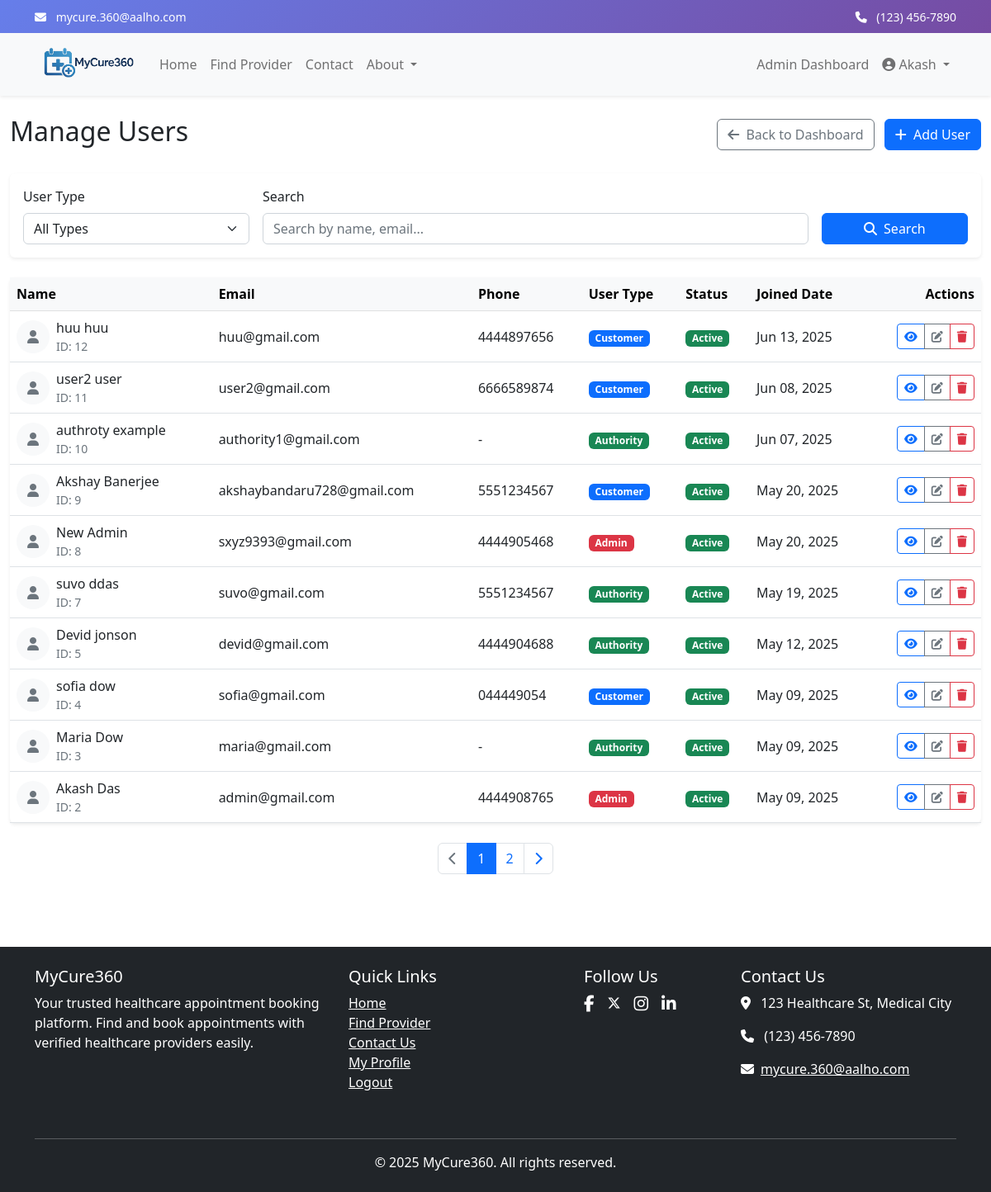
The app's page /adminpanel/users/ (signed in) with its own data.
### accounts/models.py (models this page shows, shortened)
class User(AbstractUser):
    USER_TYPE_CHOICES = (
        ('CUSTOMER', 'Customer'),
        ('AUTHORITY', 'Authority'),
        ('ADMIN', 'Admin'),
    )
    GENDER_CHOICES = (
        ('M', 'Male'),
        ('F', 'Female'),
        ('O', 'Other'),
        ('P', 'Prefer not to say'),
    )
    username = None
    email = models.EmailField(_('email address'), unique=True)
    phone_number = models.CharField(max_length=15, blank=True, null=True)
    user_type = models.CharField(max_length=10, choices=USER_TYPE_CHOICES, default='CUSTOMER')
    address = models.TextField(blank=True, null=True)
    date_of_birth = models.DateField(blank=True, null=True)
    gender = models.CharField(max_length=1, choices=GENDER_CHOICES, blank=True, null=True)
    age = models.PositiveIntegerField(blank=True, null=True)
    profile_picture = models.ImageField(upload_to='profile_pics/', blank=True, null=True)
    USERNAME_FIELD = 'email'
    REQUIRED_FIELDS = []
    objects = CustomUserManager()
    class Meta:
        db_table = 'users'
        verbose_name = 'User'
        verbose_name_plural = 'Users'

### adminpanel/views.py (the view, shortened to what this page needs)
# urls.py: path('users/', views.manage_users_view, name='manage_users'),
@login_required
@user_passes_test(is_admin)
def manage_users_view(request):
    users = User.objects.all().order_by('-date_joined')
    user_type = request.GET.get('user_type')
    if user_type:
        users = users.filter(user_type=user_type)
    search_query = request.GET.get('search')
    paginator = Paginator(users, 10)  # Show 10 users per page
    page_number = request.GET.get('page')
    users_page = paginator.get_page(page_number)
    context = {
        'users': users_page,
        'user_type': user_type,
        'search_query': search_query,
    }
    return render(request, 'adminpanel/manage_users.html', context)

### adminpanel/views.py (called while the page is built)
def is_admin(user):
    return user.is_authenticated and user.user_type == 'ADMIN'

### adminpanel/templates/adminpanel/manage_users.html (shortened to what this page needs)
{% extends 'base.html' %}
{% load static %}
{% block content %}
<div class="container-fluid py-4">
    <div class="d-flex justify-content-between align-items-center mb-4">
        <h1 class="h2">Manage Users</h1>
        <div>
            <a href="{% url 'admin_dashboard' %}" class="btn btn-outline-secondary me-2">
                <i class="fas fa-arrow-left me-1"></i> Back to Dashboard
            </a>
            <a href="{% url 'add_user' %}" class="btn btn-primary">
            <i class="fas fa-plus me-1"></i> Add User
        </a>
        </div>
    </div>
    <div class="card border-0 shadow-sm mb-4">
        <div class="card-body">
            <form method="get" action="{% url 'manage_users' %}" class="row g-3">
                <div class="col-md-3">
                    <label for="user_type" class="form-label">User Type</label>
                    <select name="user_type" id="user_type" class="form-select">
                        <option value="">All Types</option>
                    </select>
                </div>
                <div class="col-md-7">
                    <label for="search" class="form-label">Search</label>
                    <input type="text" name="search" id="search" value="{{ search_query|default:'' }}" class="form-control" placeholder="Search by name, email...">
                </div>
                <div class="col-md-2 d-flex align-items-end">
                    <button type="submit" class="btn btn-primary w-100">
                        <i class="fas fa-search me-1"></i> Search
                    </button>
                </div>
            </form>
        </div>
    </div>
    <div class="card border-0 shadow-sm">
        <div class="card-body p-0">
            <div class="table-responsive">
                <table class="table table-hover align-middle mb-0">
                    <thead class="table-light">
                        <tr>
                            <th>Name</th>
                            <th>Email</th>
                            <th>Phone</th>
                            <th>User Type</th>
                            <th>Status</th>
                            <th>Joined Date</th>
                            <th class="text-end">Actions</th>
                        </tr>
                    </thead>
                    <tbody>
                        {% for user in users %}
                        <tr>
                            <td>
                                <div class="d-flex align-items-center">
                                    <div class="bg-light rounded-circle text-center me-2" style="width: 40px; height: 40px; line-height: 40px;">
                                        <i class="fas fa-user text-secondary"></i>
                                    </div>
                                    <div>
                                        <div class="fw-medium">{{ user.get_full_name }}</div>
                                        <div class="small text-muted">ID: {{ user.id }}</div>
                                    </div>
                                </div>
                            </td>
                            <td>{{ user.email }}</td>
                            <td>{{ user.phone_number|default:"-" }}</td>
                            <td>
                                <span class="badge {% if user.user_type == 'CUSTOMER' %}bg-primary{% elif user.user_type == 'AUTHORITY' %}bg-success{% else %}bg-danger{% endif %}">
                                    {{ user.get_user_type_display }}
                                </span>
                            </td>
                            <td>
                                {% if user.is_active %}
                                <span class="badge bg-success">Active</span>
                                {% else %}
                                <span class="badge bg-danger">Inactive</span>
                                {% endif %}
                            </td>
                            <td>{{ user.date_joined|date:"M d, Y" }}</td>
                            <td class="text-end">
                                <div class="btn-group">
                                    <a href="{% url 'user_detail' user.id %}" class="btn btn-sm btn-outline-primary">
                                        <i class="fas fa-eye"></i>
                                    </a>
                                    <a href="{% url 'edit_user' user.id %}" class="btn btn-sm btn-outline-secondary">
                                        <i class="fas fa-edit"></i>
                                    </a>
                                    <a href="{% url 'delete_user' user.id %}" class="btn btn-sm btn-outline-danger">
                                        <i class="fas fa-trash"></i>
                                    </a>
                                </div>
                            </td>
                        </tr>
                        {% empty %}
                        <tr>
                            <td colspan="7" class="text-center py-4">
                                <p class="text-muted mb-0">No users found</p>
                            </td>
                        </tr>
                        {% endfor %}
                    </tbody>
                </table>
            </div>
        </div>
    </div>
    {% if users.has_other_pages %}
    <nav class="mt-4">
        <ul class="pagination justify-content-center">
            {% if users.has_previous %}
            <li class="page-item">
                <a class="page-link" href="?page={{ users.previous_page_number }}{% if user_type %}&user_type={{ user_type }}{% endif %}{% if search_query %}&search={{ search_query }}{% endif %}">
                    <i class="fas fa-chevron-left"></i>
                </a>
            </li>
            {% else %}
            <li class="page-item disabled">
                <span class="page-link"><i class="fas fa-chevron-left"></i></span>
            </li>
            {% endif %}
            {% for i in users.paginator.page_range %}
                {% if users.number == i %}
                <li class="page-item active">
                    <span class="page-link">{{ i }}</span>
                </li>
                {% elif i > users.number|add:'-3' and i < users.number|add:'3' %}
                <li class="page-item">
                    <a class="page-link" href="?page={{ i }}{% if user_type %}&user_type={{ user_type }}{% endif %}{% if search_query %}&search={{ search_query }}{% endif %}">{{ i }}</a>
                </li>
                {% endif %}
            {% endfor %}
            {% if users.has_next %}
            <li class="page-item">
                <a class="page-link" href="?page={{ users.next_page_number }}{% if user_type %}&user_type={{ user_type }}{% endif %}{% if search_query %}&search={{ search_query }}{% endif %}">
                    <i class="fas fa-chevron-right"></i>
                </a>
            </li>
            {% else %}
            <li class="page-item disabled">
                <span class="page-link"><i class="fas fa-chevron-right"></i></span>
            </li>
            {% endif %}
        </ul>
    </nav>
    {% endif %}
</div>
{% endblock %}

### templates/navbar.html (shortened to what this page needs)
<div class="header-gradient text-white py-2">
    <div class="container">
        <div class="row">
            <div class="col-md-6">
                <small>
                    <i class="fas fa-envelope me-2"></i>
                    <a href="mailto:mycure.360@aalho.com" class="text-white text-decoration-none">mycure.360@aalho.com</a>
                </small>
            </div>
            <div class="col-md-6 text-md-end">
                <small>
                    <i class="fas fa-phone me-2"></i>
                    <a href="tel:+1234567890" class="text-white text-decoration-none">(123) 456-7890</a>
                </small>
            </div>
        </div>
    </div>
</div>
<nav class="navbar navbar-expand-lg navbar-light bg-light shadow-sm w-100">
    <div class="container">
        <a class="navbar-brand" href="{% url 'home' %}">
            <img src="/static/images/logo.png" alt="MyCure360 Logo" height="50">
        </a>
        <div class="collapse navbar-collapse" id="navbarNav">
            <ul class="navbar-nav me-auto">
                <li class="nav-item">
                    <a class="nav-link" href="{% url 'home' %}">Home</a>
                </li>
                <li class="nav-item">
                    <a class="nav-link" href="{% url 'search' %}">Find Provider</a>
                </li>
                <li class="nav-item">
                    <a class="nav-link" href="{% url 'contact' %}">Contact</a>
                </li>
                <li class="nav-item dropdown">
                    <a class="nav-link dropdown-toggle" href="#" id="aboutDropdown" role="button" data-bs-toggle="dropdown" aria-expanded="false">
                        About
                    </a>
                </li>
            </ul>
            <ul class="navbar-nav">
                {% if user.is_authenticated %}
                    {% if user.user_type == 'ADMIN' %}
                    <li class="nav-item">
                        <a class="nav-link" href="{% url 'admin_dashboard' %}">Admin Dashboard</a>
                    </li>
                    {% elif user.user_type == 'AUTHORITY' %}
                    <li class="nav-item">
                        <a class="nav-link" href="{% url 'authority_dashboard' %}">Authority Dashboard</a>
                    </li>
                    {% else %}
                    <li class="nav-item">
                        <a class="nav-link" href="{% url 'my_appointments' %}">My Appointments</a>
                    </li>
                    {% endif %}
                    <li class="nav-item dropdown">
                        <a class="nav-link dropdown-toggle" href="#" id="navbarDropdown" role="button" data-bs-toggle="dropdown" aria-expanded="false">
                            <i class="fas fa-user-circle"></i> {{ user.first_name }}
                        </a>
                    </li>
                {% endif %}
            </ul>
        </div>
    </div>
</nav>

### templates/base.html (style rules this page uses)
body { overflow-x: hidden; }
.navbar, footer { width: 100%; }
.header-gradient { background: linear-gradient(135deg, #667eea 0%, #764ba2 100%); }

### records on screen
User: first_name "Akash", get_full_name "Akash Das", id "2", email "admin@gmail.com", phone_number "4444908765", user_type "Admin", is_active "Active", date_joined "May 09, 2025"
User: get_full_name "huu huu", id "12", email "huu@gmail.com", phone_number "4444897656", user_type "Customer", is_active "Active", date_joined "Jun 13, 2025"
User: get_full_name "user2 user", id "11", email "user2@gmail.com", phone_number "6666589874", user_type "Customer", is_active "Active", date_joined "Jun 08, 2025"
User: get_full_name "authroty example", id "10", email "authority1@gmail.com", phone_number "-", user_type "Authority", is_active "Active", date_joined "Jun 07, 2025"
User: get_full_name "Akshay Banerjee", id "9", email "akshaybandaru728@gmail.com", phone_number "5551234567", user_type "Customer", is_active "Active", date_joined "May 20, 2025"
User: get_full_name "New Admin", id "8", email "sxyz9393@gmail.com", phone_number "4444905468", user_type "Admin", is_active "Active", date_joined "May 20, 2025"
User: get_full_name "suvo ddas", id "7", email "suvo@gmail.com", phone_number "5551234567", user_type "Authority", is_active "Active", date_joined "May 19, 2025"
User: get_full_name "Devid jonson", id "5", email "devid@gmail.com", phone_number "4444904688", user_type "Authority", is_active "Active", date_joined "May 12, 2025"
User: get_full_name "sofia dow", id "4", email "sofia@gmail.com", phone_number "044449054", user_type "Customer", is_active "Active", date_joined "May 09, 2025"
User: get_full_name "Maria Dow", id "3", email "maria@gmail.com", phone_number "-", user_type "Authority", is_active "Active", date_joined "May 09, 2025"

### other values on screen
{{ i }} "1"
{{ i }} "2"
